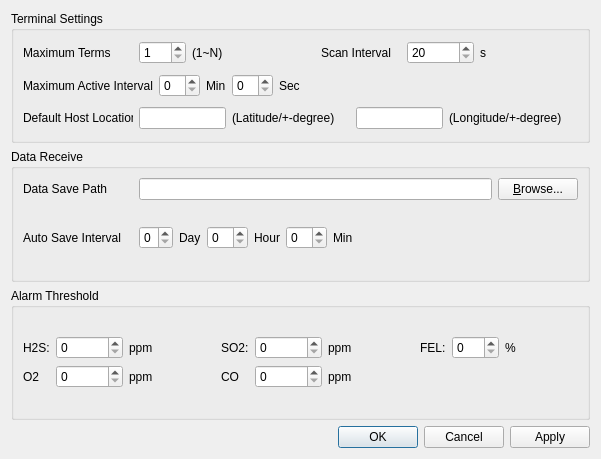
<?xml version="1.0" encoding="UTF-8"?>
<ui version="4.0">
 <class>OptionDialog</class>
 <widget class="QDialog" name="OptionDialog">
  <property name="geometry">
   <rect>
    <x>0</x>
    <y>0</y>
    <width>601</width>
    <height>459</height>
   </rect>
  </property>
  <property name="windowTitle">
   <string>Options</string>
  </property>
  <layout class="QVBoxLayout" name="verticalLayout_3">
   <item>
    <widget class="QGroupBox" name="groupBox_2">
     <property name="title">
      <string>Terminal Settings</string>
     </property>
     <layout class="QVBoxLayout" name="verticalLayout_2">
      <item>
       <layout class="QHBoxLayout" name="horizontalLayout_6">
        <item>
         <widget class="QLabel" name="label_16">
          <property name="minimumSize">
           <size>
            <width>110</width>
            <height>0</height>
           </size>
          </property>
          <property name="text">
           <string>Maximum Terms</string>
          </property>
         </widget>
        </item>
        <item>
         <widget class="QSpinBox" name="maxTermCountSpinBox">
          <property name="minimum">
           <number>1</number>
          </property>
          <property name="maximum">
           <number>255</number>
          </property>
         </widget>
        </item>
        <item>
         <widget class="QLabel" name="label_17">
          <property name="text">
           <string>(1~N)</string>
          </property>
         </widget>
        </item>
        <item>
         <spacer name="horizontalSpacer_9">
          <property name="orientation">
           <enum>Qt::Horizontal</enum>
          </property>
          <property name="sizeHint" stdset="0">
           <size>
            <width>59</width>
            <height>20</height>
           </size>
          </property>
         </spacer>
        </item>
        <item>
         <widget class="QLabel" name="label_19">
          <property name="sizePolicy">
           <sizepolicy hsizetype="Minimum" vsizetype="Minimum">
            <horstretch>0</horstretch>
            <verstretch>0</verstretch>
           </sizepolicy>
          </property>
          <property name="minimumSize">
           <size>
            <width>80</width>
            <height>25</height>
           </size>
          </property>
          <property name="text">
           <string>Scan Interval</string>
          </property>
         </widget>
        </item>
        <item>
         <widget class="QSpinBox" name="scanIntervalSecSpinBox">
          <property name="minimum">
           <number>20</number>
          </property>
          <property name="maximum">
           <number>120000</number>
          </property>
         </widget>
        </item>
        <item>
         <widget class="QLabel" name="label_18">
          <property name="text">
           <string>s</string>
          </property>
         </widget>
        </item>
        <item>
         <spacer name="horizontalSpacer_8">
          <property name="orientation">
           <enum>Qt::Horizontal</enum>
          </property>
          <property name="sizeHint" stdset="0">
           <size>
            <width>40</width>
            <height>20</height>
           </size>
          </property>
         </spacer>
        </item>
       </layout>
      </item>
      <item>
       <layout class="QHBoxLayout" name="horizontalLayout_3">
        <item>
         <widget class="QLabel" name="label_7">
          <property name="minimumSize">
           <size>
            <width>110</width>
            <height>0</height>
           </size>
          </property>
          <property name="text">
           <string>Maximum Active Interval</string>
          </property>
         </widget>
        </item>
        <item>
         <widget class="QSpinBox" name="activeIntervalMinutesSpinBox">
          <property name="minimum">
           <number>0</number>
          </property>
          <property name="maximum">
           <number>59</number>
          </property>
         </widget>
        </item>
        <item>
         <widget class="QLabel" name="label_10">
          <property name="text">
           <string>Min</string>
          </property>
         </widget>
        </item>
        <item>
         <widget class="QSpinBox" name="activeIntervalSecondsSpinBox">
          <property name="minimum">
           <number>0</number>
          </property>
          <property name="maximum">
           <number>59</number>
          </property>
         </widget>
        </item>
        <item>
         <widget class="QLabel" name="label_11">
          <property name="text">
           <string>Sec</string>
          </property>
         </widget>
        </item>
        <item>
         <spacer name="horizontalSpacer_2">
          <property name="orientation">
           <enum>Qt::Horizontal</enum>
          </property>
          <property name="sizeHint" stdset="0">
           <size>
            <width>40</width>
            <height>20</height>
           </size>
          </property>
         </spacer>
        </item>
       </layout>
      </item>
      <item>
       <layout class="QHBoxLayout" name="horizontalLayout_4">
        <item>
         <widget class="QLabel" name="label_8">
          <property name="minimumSize">
           <size>
            <width>110</width>
            <height>0</height>
           </size>
          </property>
          <property name="text">
           <string>Default Host Location</string>
          </property>
         </widget>
        </item>
        <item>
         <widget class="QLineEdit" name="defaultHostLatitudeLineEdit"/>
        </item>
        <item>
         <widget class="QLabel" name="label_12">
          <property name="text">
           <string>(Latitude/+-degree)</string>
          </property>
         </widget>
        </item>
        <item>
         <spacer name="horizontalSpacer_4">
          <property name="orientation">
           <enum>Qt::Horizontal</enum>
          </property>
          <property name="sizeHint" stdset="0">
           <size>
            <width>37</width>
            <height>17</height>
           </size>
          </property>
         </spacer>
        </item>
        <item>
         <widget class="QLineEdit" name="defaultHostLongitudeLineEdit"/>
        </item>
        <item>
         <widget class="QLabel" name="label_13">
          <property name="text">
           <string>(Longitude/+-degree)</string>
          </property>
         </widget>
        </item>
        <item>
         <spacer name="horizontalSpacer_3">
          <property name="orientation">
           <enum>Qt::Horizontal</enum>
          </property>
          <property name="sizeHint" stdset="0">
           <size>
            <width>37</width>
            <height>17</height>
           </size>
          </property>
         </spacer>
        </item>
       </layout>
      </item>
     </layout>
    </widget>
   </item>
   <item>
    <widget class="QGroupBox" name="groupBox">
     <property name="title">
      <string>Data Receive</string>
     </property>
     <layout class="QVBoxLayout" name="verticalLayout">
      <item>
       <layout class="QGridLayout" name="gridLayout">
        <item row="0" column="0">
         <widget class="QLabel" name="label">
          <property name="minimumSize">
           <size>
            <width>110</width>
            <height>0</height>
           </size>
          </property>
          <property name="text">
           <string>Data Save Path</string>
          </property>
         </widget>
        </item>
        <item row="0" column="1">
         <layout class="QHBoxLayout" name="horizontalLayout_2">
          <item>
           <widget class="QLineEdit" name="dataFolderLineEdit">
            <property name="readOnly">
             <bool>true</bool>
            </property>
           </widget>
          </item>
          <item>
           <widget class="QPushButton" name="broswePushButton">
            <property name="sizePolicy">
             <sizepolicy hsizetype="Maximum" vsizetype="Fixed">
              <horstretch>0</horstretch>
              <verstretch>0</verstretch>
             </sizepolicy>
            </property>
            <property name="text">
             <string>&amp;Browse...</string>
            </property>
           </widget>
          </item>
         </layout>
        </item>
        <item row="1" column="0">
         <widget class="QLabel" name="label_2">
          <property name="minimumSize">
           <size>
            <width>110</width>
            <height>0</height>
           </size>
          </property>
          <property name="text">
           <string>Auto Save Interval</string>
          </property>
         </widget>
        </item>
        <item row="1" column="1">
         <layout class="QHBoxLayout" name="horizontalLayout">
          <item>
           <widget class="QSpinBox" name="daySpinBox">
            <property name="maximum">
             <number>5</number>
            </property>
           </widget>
          </item>
          <item>
           <widget class="QLabel" name="label_3">
            <property name="text">
             <string>Day</string>
            </property>
           </widget>
          </item>
          <item>
           <widget class="QSpinBox" name="hoursSpinBox">
            <property name="maximum">
             <number>23</number>
            </property>
           </widget>
          </item>
          <item>
           <widget class="QLabel" name="label_4">
            <property name="text">
             <string>Hour</string>
            </property>
           </widget>
          </item>
          <item>
           <widget class="QSpinBox" name="minutesSpinBox">
            <property name="maximum">
             <number>59</number>
            </property>
           </widget>
          </item>
          <item>
           <widget class="QLabel" name="label_5">
            <property name="text">
             <string>Min</string>
            </property>
           </widget>
          </item>
          <item>
           <spacer name="horizontalSpacer">
            <property name="orientation">
             <enum>Qt::Horizontal</enum>
            </property>
            <property name="sizeHint" stdset="0">
             <size>
              <width>40</width>
              <height>20</height>
             </size>
            </property>
           </spacer>
          </item>
         </layout>
        </item>
       </layout>
      </item>
     </layout>
    </widget>
   </item>
   <item>
    <widget class="QGroupBox" name="groupBox_3">
     <property name="title">
      <string>Alarm Threshold</string>
     </property>
     <layout class="QGridLayout" name="gridLayout_6">
      <item row="0" column="0">
       <layout class="QGridLayout" name="gridLayout_5">
        <item row="0" column="0">
         <layout class="QGridLayout" name="gridLayout_2">
          <item row="0" column="0">
           <widget class="QLabel" name="label_6">
            <property name="text">
             <string>H2S:</string>
            </property>
           </widget>
          </item>
          <item row="0" column="1">
           <widget class="QSpinBox" name="h2sThresSpinBox">
            <property name="maximum">
             <number>1000000</number>
            </property>
           </widget>
          </item>
          <item row="0" column="2">
           <widget class="QLabel" name="label_15">
            <property name="text">
             <string>ppm</string>
            </property>
           </widget>
          </item>
          <item row="1" column="0">
           <widget class="QLabel" name="label_22">
            <property name="text">
             <string>O2</string>
            </property>
           </widget>
          </item>
          <item row="1" column="1">
           <widget class="QSpinBox" name="o2ThresSpinBox">
            <property name="maximum">
             <number>1000000</number>
            </property>
           </widget>
          </item>
          <item row="1" column="2">
           <widget class="QLabel" name="label_23">
            <property name="text">
             <string>ppm</string>
            </property>
           </widget>
          </item>
         </layout>
        </item>
        <item row="0" column="1">
         <spacer name="horizontalSpacer_5">
          <property name="orientation">
           <enum>Qt::Horizontal</enum>
          </property>
          <property name="sizeHint" stdset="0">
           <size>
            <width>13</width>
            <height>22</height>
           </size>
          </property>
         </spacer>
        </item>
        <item row="0" column="2">
         <layout class="QGridLayout" name="gridLayout_3">
          <item row="0" column="0">
           <widget class="QLabel" name="label_9">
            <property name="text">
             <string>SO2:</string>
            </property>
           </widget>
          </item>
          <item row="0" column="1">
           <widget class="QSpinBox" name="so2ThresSpinBox">
            <property name="maximum">
             <number>1000000</number>
            </property>
           </widget>
          </item>
          <item row="0" column="2">
           <widget class="QLabel" name="label_20">
            <property name="text">
             <string>ppm</string>
            </property>
           </widget>
          </item>
          <item row="1" column="0">
           <widget class="QLabel" name="label_24">
            <property name="text">
             <string>CO</string>
            </property>
           </widget>
          </item>
          <item row="1" column="1">
           <widget class="QSpinBox" name="coThresSpinBox">
            <property name="maximum">
             <number>1000000</number>
            </property>
           </widget>
          </item>
          <item row="1" column="2">
           <widget class="QLabel" name="label_25">
            <property name="text">
             <string>ppm</string>
            </property>
           </widget>
          </item>
         </layout>
        </item>
        <item row="0" column="3">
         <spacer name="horizontalSpacer_6">
          <property name="orientation">
           <enum>Qt::Horizontal</enum>
          </property>
          <property name="sizeHint" stdset="0">
           <size>
            <width>13</width>
            <height>22</height>
           </size>
          </property>
         </spacer>
        </item>
        <item row="0" column="4">
         <layout class="QGridLayout" name="gridLayout_4">
          <item row="0" column="0">
           <widget class="QLabel" name="label_14">
            <property name="text">
             <string>FEL:</string>
            </property>
           </widget>
          </item>
          <item row="0" column="1">
           <widget class="QSpinBox" name="felThresSpinBox">
            <property name="maximum">
             <number>100</number>
            </property>
           </widget>
          </item>
          <item row="0" column="2">
           <widget class="QLabel" name="label_21">
            <property name="text">
             <string>%</string>
            </property>
           </widget>
          </item>
          <item row="1" column="2">
           <widget class="QLabel" name="label_26">
            <property name="text">
             <string/>
            </property>
           </widget>
          </item>
         </layout>
        </item>
        <item row="0" column="5">
         <spacer name="horizontalSpacer_7">
          <property name="orientation">
           <enum>Qt::Horizontal</enum>
          </property>
          <property name="sizeHint" stdset="0">
           <size>
            <width>38</width>
            <height>22</height>
           </size>
          </property>
         </spacer>
        </item>
       </layout>
      </item>
     </layout>
    </widget>
   </item>
   <item>
    <widget class="QDialogButtonBox" name="buttonBox">
     <property name="orientation">
      <enum>Qt::Horizontal</enum>
     </property>
     <property name="standardButtons">
      <set>QDialogButtonBox::Apply|QDialogButtonBox::Cancel|QDialogButtonBox::Ok</set>
     </property>
    </widget>
   </item>
  </layout>
 </widget>
 <resources/>
 <connections>
  <connection>
   <sender>buttonBox</sender>
   <signal>accepted()</signal>
   <receiver>OptionDialog</receiver>
   <slot>accept()</slot>
   <hints>
    <hint type="sourcelabel">
     <x>248</x>
     <y>254</y>
    </hint>
    <hint type="destinationlabel">
     <x>157</x>
     <y>274</y>
    </hint>
   </hints>
  </connection>
  <connection>
   <sender>buttonBox</sender>
   <signal>rejected()</signal>
   <receiver>OptionDialog</receiver>
   <slot>reject()</slot>
   <hints>
    <hint type="sourcelabel">
     <x>316</x>
     <y>260</y>
    </hint>
    <hint type="destinationlabel">
     <x>286</x>
     <y>274</y>
    </hint>
   </hints>
  </connection>
 </connections>
</ui>
